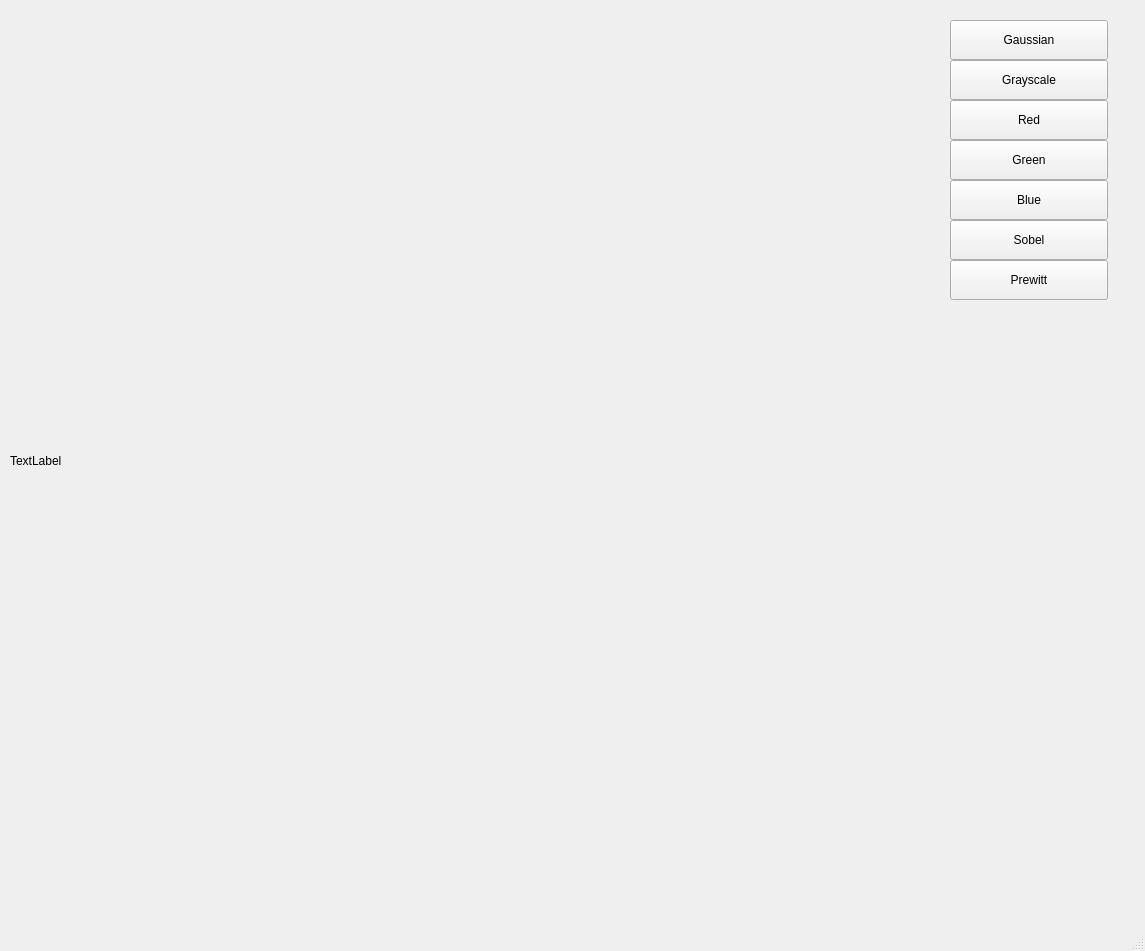
<?xml version="1.0" encoding="UTF-8"?>
<ui version="4.0">
 <class>MainWindow</class>
 <widget class="QMainWindow" name="MainWindow">
  <property name="geometry">
   <rect>
    <x>0</x>
    <y>0</y>
    <width>1145</width>
    <height>951</height>
   </rect>
  </property>
  <property name="windowTitle">
   <string>MainWindow</string>
  </property>
  <widget class="QWidget" name="centralwidget">
   <widget class="QLabel" name="Viewer">
    <property name="geometry">
     <rect>
      <x>10</x>
      <y>10</y>
      <width>891</width>
      <height>901</height>
     </rect>
    </property>
    <property name="text">
     <string>TextLabel</string>
    </property>
   </widget>
   <widget class="QPushButton" name="Gaussian">
    <property name="geometry">
     <rect>
      <x>950</x>
      <y>20</y>
      <width>158</width>
      <height>40</height>
     </rect>
    </property>
    <property name="font">
     <font>
      <pointsize>9</pointsize>
     </font>
    </property>
    <property name="text">
     <string>Gaussian</string>
    </property>
   </widget>
   <widget class="QPushButton" name="Grayscale">
    <property name="geometry">
     <rect>
      <x>950</x>
      <y>60</y>
      <width>158</width>
      <height>40</height>
     </rect>
    </property>
    <property name="font">
     <font>
      <pointsize>9</pointsize>
     </font>
    </property>
    <property name="text">
     <string>Grayscale</string>
    </property>
   </widget>
   <widget class="QPushButton" name="Red">
    <property name="geometry">
     <rect>
      <x>950</x>
      <y>100</y>
      <width>158</width>
      <height>40</height>
     </rect>
    </property>
    <property name="font">
     <font>
      <pointsize>9</pointsize>
     </font>
    </property>
    <property name="text">
     <string>Red</string>
    </property>
   </widget>
   <widget class="QPushButton" name="Blue">
    <property name="geometry">
     <rect>
      <x>950</x>
      <y>140</y>
      <width>158</width>
      <height>40</height>
     </rect>
    </property>
    <property name="font">
     <font>
      <pointsize>9</pointsize>
     </font>
    </property>
    <property name="text">
     <string>Green</string>
    </property>
   </widget>
   <widget class="QPushButton" name="Green">
    <property name="geometry">
     <rect>
      <x>950</x>
      <y>180</y>
      <width>158</width>
      <height>40</height>
     </rect>
    </property>
    <property name="font">
     <font>
      <pointsize>9</pointsize>
     </font>
    </property>
    <property name="text">
     <string>Blue</string>
    </property>
   </widget>
   <widget class="QPushButton" name="Sobel">
    <property name="geometry">
     <rect>
      <x>950</x>
      <y>220</y>
      <width>158</width>
      <height>40</height>
     </rect>
    </property>
    <property name="text">
     <string>Sobel</string>
    </property>
   </widget>
   <widget class="QPushButton" name="Prewitt">
    <property name="geometry">
     <rect>
      <x>950</x>
      <y>260</y>
      <width>158</width>
      <height>40</height>
     </rect>
    </property>
    <property name="text">
     <string>Prewitt</string>
    </property>
   </widget>
  </widget>
  <widget class="QMenuBar" name="menubar">
   <property name="geometry">
    <rect>
     <x>0</x>
     <y>0</y>
     <width>1145</width>
     <height>21</height>
    </rect>
   </property>
  </widget>
  <widget class="QStatusBar" name="statusbar"/>
 </widget>
 <resources/>
 <connections/>
</ui>
